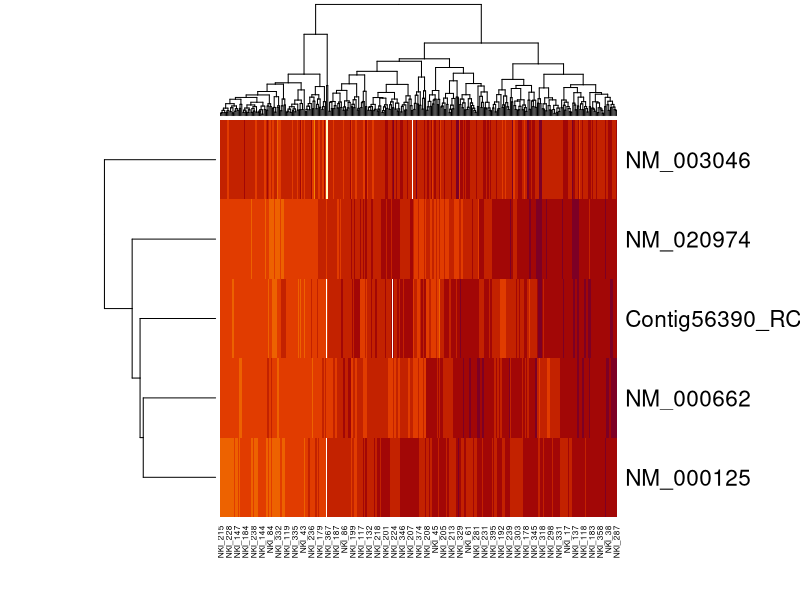
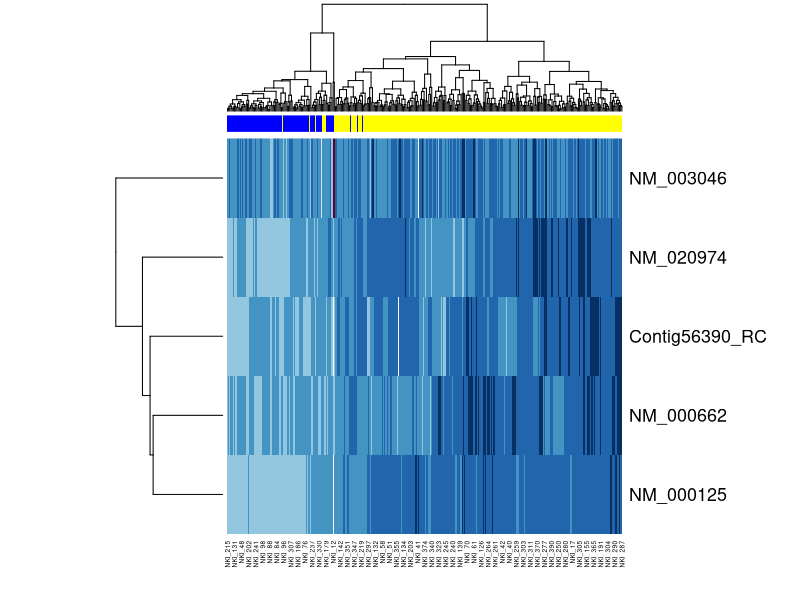
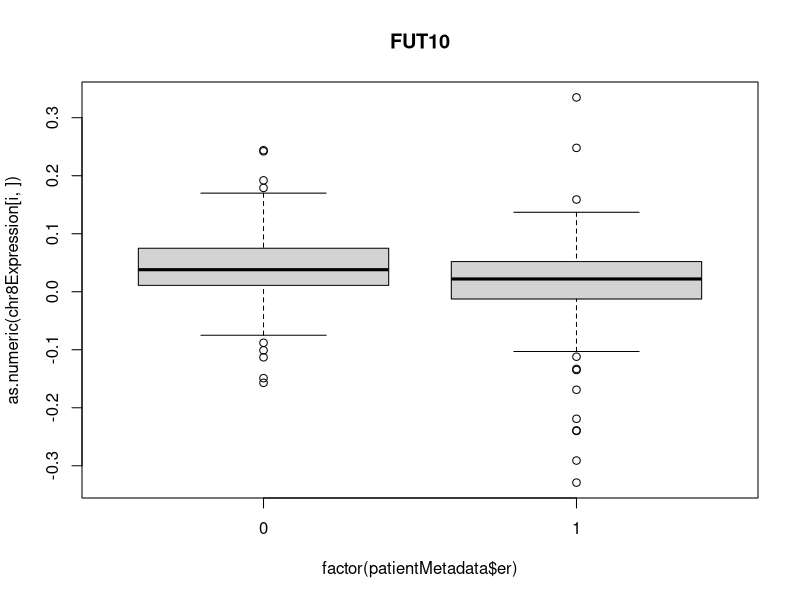
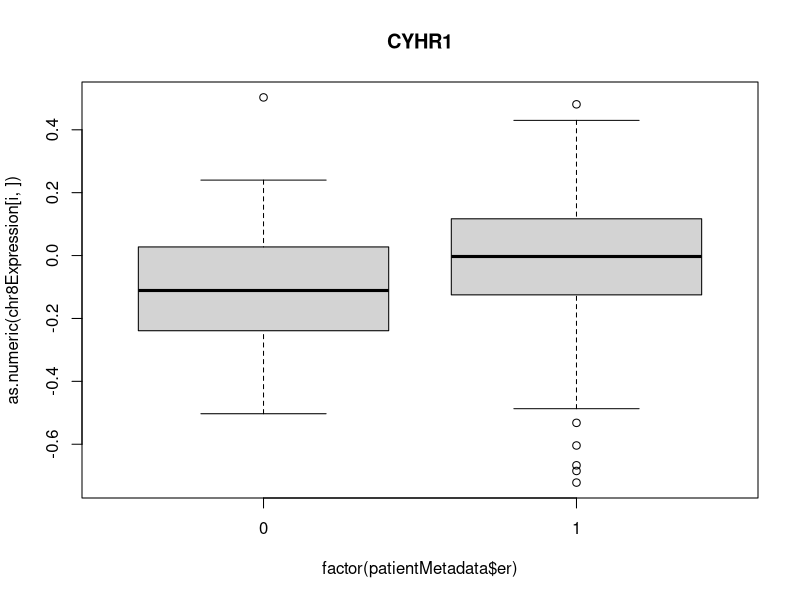
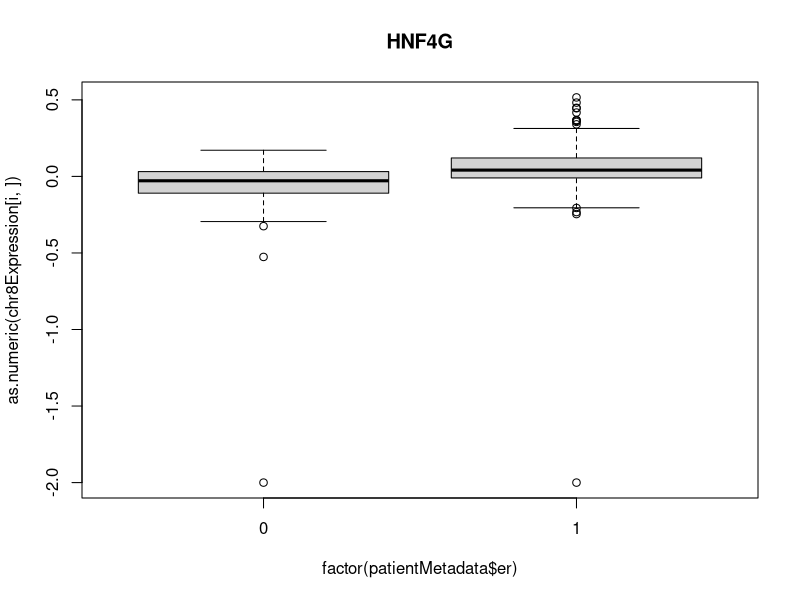
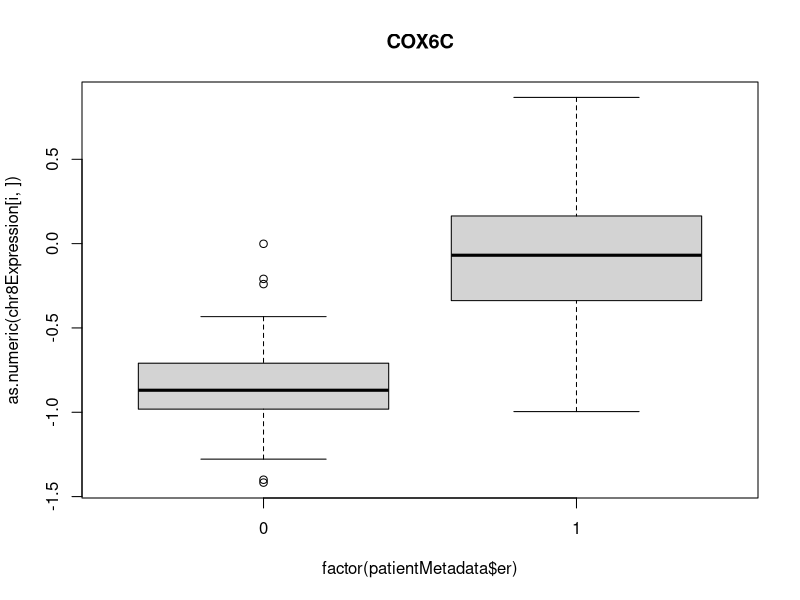
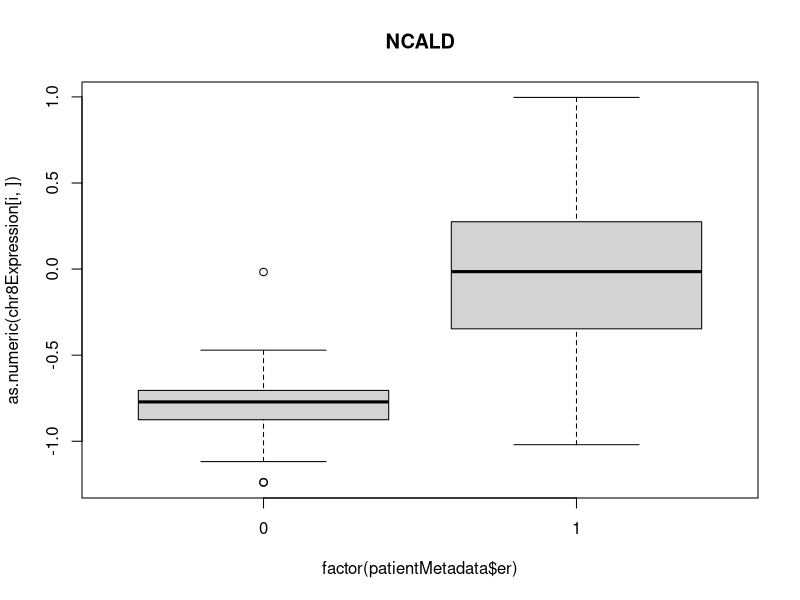
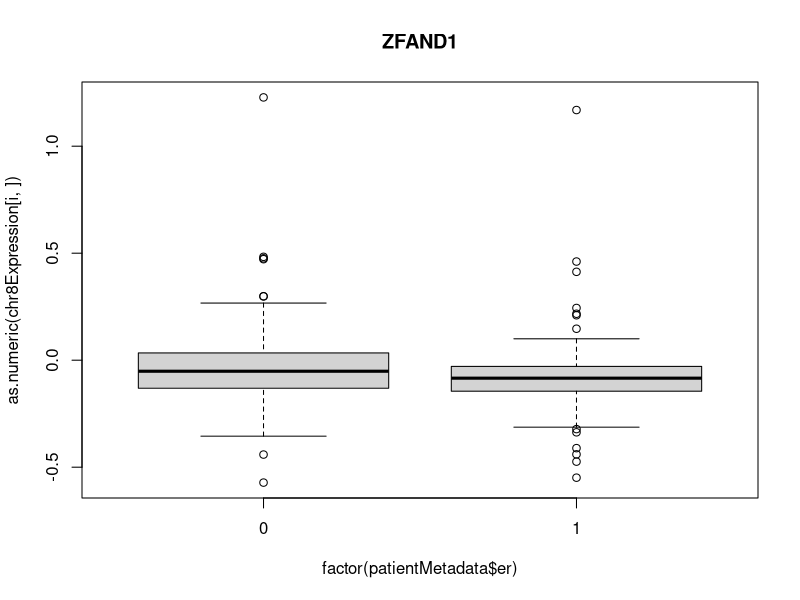

These figures' R source, in order:
## ---- chunk 1
x <- 1:10
y <- 11:20
x+y
## ---- chunk 2
geneAnnotation    <- read.delim("gene.description.txt",stringsAsFactors = FALSE)
patientMetadata <- read.delim("cancer.patients.txt",stringsAsFactors = FALSE)
normalizedValues    <- read.delim("gene.expression.txt")
## ---- chunk 3
for(i in 1:10) {
  
  t.test(as.numeric(normalizedValues[i,]) ~ factor(patientMetadata$er))
  
  }
## ---- chunk 4
t <- t.test(as.numeric(normalizedValues[1,]) ~ factor(patientMetadata$er))
names(t)
t$statistic
## ---- chunk 5
stats <- NULL
for(i in 1:10) {
  tmp <- t.test(as.numeric(normalizedValues[i,]) ~ factor(patientMetadata$er))
  stats[i] <- tmp$statistic
  }
stats
## ---- chunk 6
chr8Genes <- geneAnnotation[geneAnnotation$Chromosome=="chr8",]
head(chr8Genes)
chr8GenesOrd <- chr8Genes[order(chr8Genes$Start),]
head(chr8GenesOrd)
## ---- chunk 7
match(chr8GenesOrd$probe, rownames(normalizedValues))
chr8Expression <- normalizedValues[match(chr8GenesOrd$probe, rownames(normalizedValues)),]
dim(chr8Expression)
## ---- chunk 8
chr8Genes <- geneAnnotation[geneAnnotation$Chromosome=="chr8",]
chr8GenesOrd <- chr8Genes[order(chr8Genes$Start),]
chr8Expression <- normalizedValues[match(chr8GenesOrd$probe, rownames(normalizedValues)),]
### Your Answer Here ###

## ---- chunk 9
is.numeric(10)
is.numeric("TEN")
is.character(10)
## ---- chunk 10
match("foo", geneAnnotation$HUGO.gene.symbol)
is.na(match("foo", geneAnnotation$HUGO.gene.symbol))
## ---- chunk 11
pdf("Chromosome8Genes.pdf")
pvals <- NULL
for (i in 1:18) {
  tmp <- t.test(as.numeric(chr8Expression[i,]) ~ factor(patientMetadata$er))
  pvals[i] <- tmp$p.value
  if(tmp$p.value < 0.05){
    boxplot(as.numeric(chr8Expression[i,]) ~ factor(patientMetadata$er),
            main=chr8Genes$HUGO.gene.symbol[i])
    }
  } 
pvals
dev.off()

## ---- chunk 12
genelist <- c("ESR1", "NAT1", "SUSD3","SLC7A2" ,"SCUBE2")
probes   <- na.omit(geneAnnotation$probe[match(genelist, geneAnnotation$HUGO.gene.symbol)])
exprows  <- match(probes, rownames(normalizedValues))

heatmap(as.matrix(normalizedValues[exprows,]))
  

## ---- chunk 13
library(RColorBrewer)
sampcol <- rep("blue", ncol(normalizedValues))
sampcol[patientMetadata$er == 1 ] <- "yellow"
rbPal <- brewer.pal(10, "RdBu")
heatmap(as.matrix(normalizedValues[exprows,]), ColSideColors = sampcol, col=rbPal)
